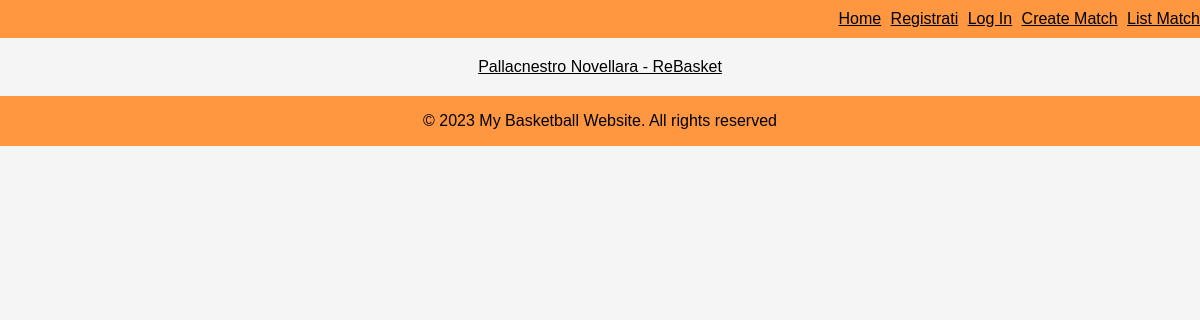
Page /list/matches on the earlier database version.
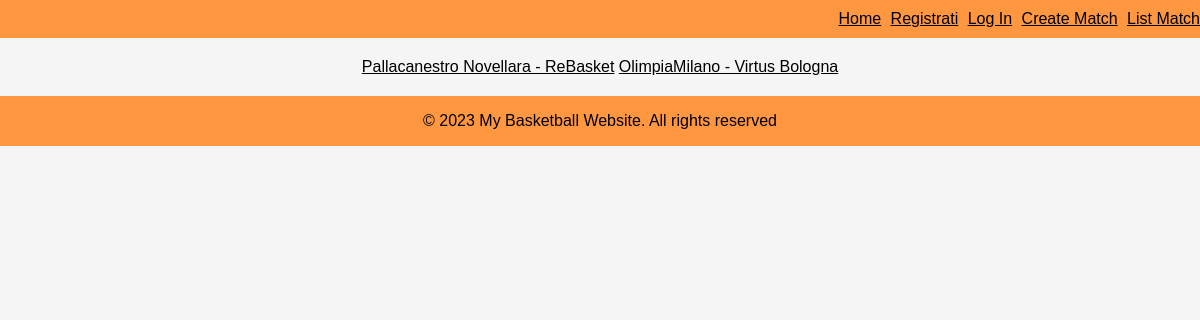
Same page on the later database version.
### main/models.py (models this page shows, shortened)
class Match(models.Model):
    date = models.DateTimeField(null=True)
    teamA = models.ForeignKey(Team, related_name='teamA', on_delete=models.CASCADE, blank=False, null=False)
    teamB = models.ForeignKey(Team, related_name='teamB', on_delete=models.CASCADE, blank=False, null=False)
    tabellinoA = models.OneToOneField(Tabellino, on_delete=models.PROTECT, related_name='partitaA', blank=True,
                                      null=True)
    tabellinoB = models.OneToOneField(Tabellino, on_delete=models.PROTECT, related_name='partitaB', blank=True,
                                      null=True)
    pointsA = models.PositiveSmallIntegerField(blank=True, null=True)
    pointsB = models.PositiveSmallIntegerField(blank=True, null=True)
    location = models.CharField(max_length=50)
    giornata = models.ForeignKey(Giornata, related_name='partite', on_delete=models.CASCADE, null=True)
    def __str__(self):
        return self.teamA.name + ' - ' + self.teamB.name

class Team(models.Model):
    name = models.CharField(max_length=30)
    city = models.CharField(max_length=20)
    main_sponsor: str = models.CharField(default=None, null=True, max_length=50)
    img = models.ImageField(upload_to='team_images/', blank=True, null=True)
    championships = models.ForeignKey(ChampionShip, on_delete=models.PROTECT, related_name='teams', null=True,
                                      blank=True)

### main/views.py (the view)
# urls.py: path('list/matches', ListMatchView.as_view(), name='list-matches'),
class ListMatchView(ListView):
    model = Match
    template_name = 'list_matches.html'
    context_object_name = 'partite'

### main/templates/list_matches.html
{% extends 'base.html' %}
{% block content %}
    {% for partita in partite %}
        <a href={%  url 'main:match-detail' partita.id %}> {{ partita }}</a>
    {% endfor %}
{% endblock %}

Differences in the rows shown:
removed Match: teamA+teamB "Pallacnestro Novellara - ReBasket"
added Match: teamA+teamB "Pallacanestro Novellara - ReBasket"
added Match: teamA+teamB "OlimpiaMilano - Virtus Bologna"
